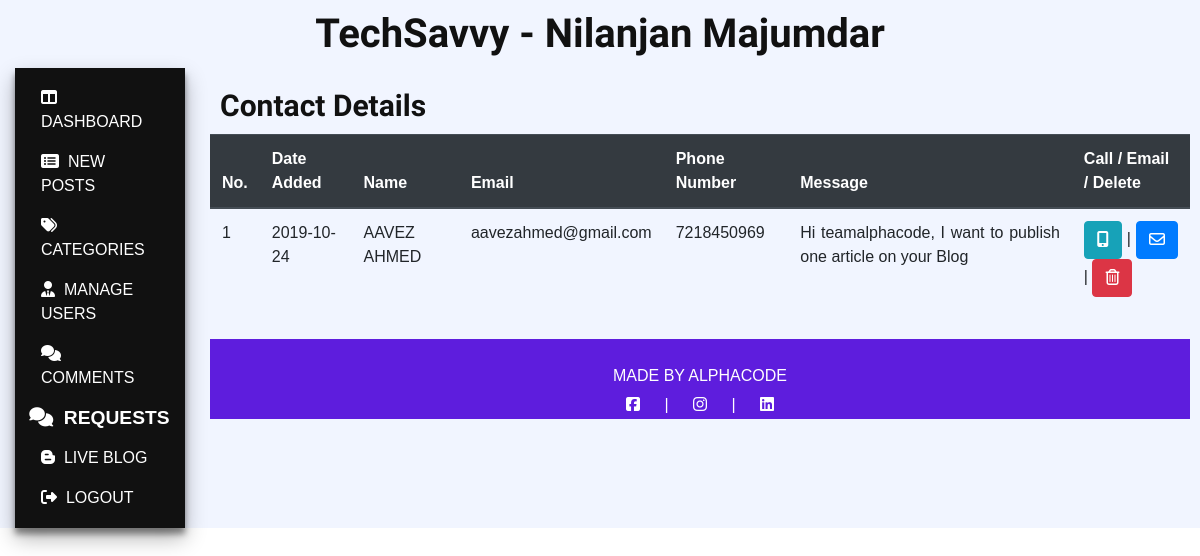
/user/contact.php (signed in), run on the app's committed database.
### tables this page shows
CREATE TABLE `contact` (
  `id` int NOT NULL AUTO_INCREMENT,
  `contactdate` date NOT NULL,
  `name` varchar(200) NOT NULL,
  `email` varchar(200) NOT NULL,
  `phone` varchar(15) NOT NULL,
  `message` varchar(10000) NOT NULL,
  PRIMARY KEY (`id`)
);

### user/contact.php (the view, shortened to what this page needs)
<?php
require('db.php');
?>
<!DOCTYPE HTML>
<html lang="en">
<head>
	<link rel="stylesheet" href="https://stackpath.bootstrapcdn.com/bootstrap/4.3.1/css/bootstrap.min.css">
	<link rel="stylesheet" href="../css/style.css">
</head>
<body>
	<div class="blog">
		<div class="container-fluid">
			<div class="sidebar">
				<h1 class="sidebar-heading">TechSavvy - <?php echo $_SESSION['name']; ?></h1>
				<div class="row">
					<div class="col-sm-2 sidebar">
						<ul id="side-menu" class="nav nav-pills navig">
							<li><a href="dashboard.php" class="nav-link links-sidebar"><i class="fas fa-columns"></i>&nbsp; DASHBOARD</a></li>
							<li><a href="newpost.php" class="nav-link links-sidebar"><i class="fas fa-list-alt"></i>&nbsp; NEW POSTS</a></li>
							<li><a href="category.php" class="nav-link links-sidebar"><i class="fas fa-tags"></i>&nbsp; CATEGORIES</a></li>
							<li><a href="users.php" class="nav-link links-sidebar"><i class="fas fa-user-tie"></i>&nbsp; MANAGE USERS</a></li>
							<li><a href="comments.php" class="nav-link links-sidebar"><i class="fas fa-comments"></i>&nbsp; COMMENTS</a></li>
							<li class="active"><a href="contact.php" class="nav-link links-sidebar"><i class="fas fa-comments"></i>&nbsp; REQUESTS</a></li>
							<li><a href="../index.php" class="nav-link links-sidebar"><i class="fab fa-blogger-b"></i>&nbsp; LIVE BLOG</a></li>
							<li><a href="logout.php" class="nav-link links-sidebar"><i class="fas fa-sign-out-alt"></i>&nbsp; LOGOUT</a></li>
						</ul>
					</div>
					<div class="col-sm-10 content">
						<?php
						$sql = "SELECT * FROM contact ORDER BY contactdate";
						$execution = mysqli_query($db, $sql) or die(mysqli_error($db));
						$postNo = 1;
						?>
							<h3 class="post-heading">Contact Details</h3>
							<table class="table">
								<thead class="thead-dark">
									<tr>
										<th>No.</th>
										<th>Date Added</th>
										<th>Name</th>
										<th>Email</th>
										<th>Phone Number</th>
										<th>Message</th>
										<th>Call / Email / Delete</th>
									</tr>
								</thead>
								<tbody>
									<?php
									while($result = mysqli_fetch_assoc($execution)){
										$commentid = $result['id'];
										$dateadded = $result['contactdate'];
										$contactname = $result['name'];
										$contactemail = $result['email'];
										$contactphone = $result['phone'];
										$message = $result['message'];
										?>
										<tr>
											<td><?php echo $postNo; ?></td>
											<td><?php echo $dateadded; ?></td>
											<td><?php echo $contactname; ?></td>
											<td><?php echo $contactemail; ?></td>
											<td><?php echo $contactphone; ?></td>
											<td><?php echo $message; ?></td>
											<td><a href="tel: <?php echo $contactphone; ?>"><button class="btn btn-info"><i class="fas fa-mobile-alt"></i></button></a> | <a href="mailto: <?php echo $contactemail; ?>"><button class="btn btn-primary"><i class="far fa-envelope"></i></button></a> | <a href="contact.php?delete_contact=<?php echo $commentid;?>"><button class="btn btn-danger"><i class='far fa-trash-alt'></i></button></a> </td>
										</tr>
										<?php
										$postNo++;
									}?>
								</tbody>
							</table>
						<footer class="container-fluid">
							<p>MADE BY ALPHACODE</p>
							<p> <a href=""><i class="fab fa-facebook-square"></i></a> | <a href=""><i class="fab fa-instagram"></i></a> | <a href=""><i class="fab fa-linkedin"></i></a> </p>
						</footer>
					</div>
				</div>
			</div>
		</div>
	</div>
</body>
</html>

### css/style.css (style rules this page uses)
html { scroll-behavior: smooth; }
.active { transform: scale(1.2); }
body { margin: 0; padding: 0; background-color: #fff; position: relative; font-family: 'Arial', sans-serif; }
h1,h2,h3,h4,h5,h6 { margin: 0; }
p { margin: 0; }
ul { margin: 0; padding: 0; }
.blog { background-color: #f1f5ff; height: 100%; }
.active { font-weight: bold; }
footer { width: 100%; background-color: #5e1ddd; height: 80px; padding: 20px; margin-top: 30px; margin-bottom: 0; }
footer > p { text-align: center; margin: 5px; color: #fff; }
footer > p > a > i { margin: 0 20px; color: #fff; }
.sidebar ul { display: block; padding: 10px; width: 100%; background-color: #111; height: 100%; box-shadow: 0 10px 20px rgba(0,0,0,0.3), 0 6px 6px rgba(0,0,0,0.4); }
.sidebar-heading { text-align: center; color: #111; font-weight: bold; font-family: 'Saira Stencil One', cursive; font-size: 40px; padding: 10px; }
.links-sidebar { color: #fff; }
.post-heading { color: #111; font-weight: bold; font-family: 'Acme', sans-serif; font-size: 30px; padding: 10px; }
.content { padding: 10px; }
td { text-align: justify; }

### data on the page
contact: contactdate "2019-10-24", name "AAVEZ AHMED", email "aavezahmed@gmail.com", phone "7218450969", message "Hi teamalphacode, I want to publish one article on your Blog"

### other printed values
$_SESSION['name'] "Nilanjan Majumdar"
